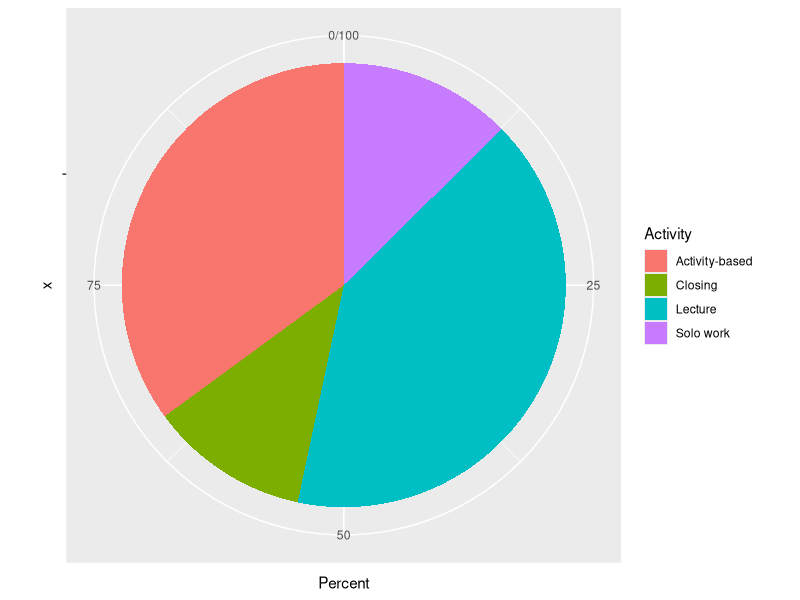
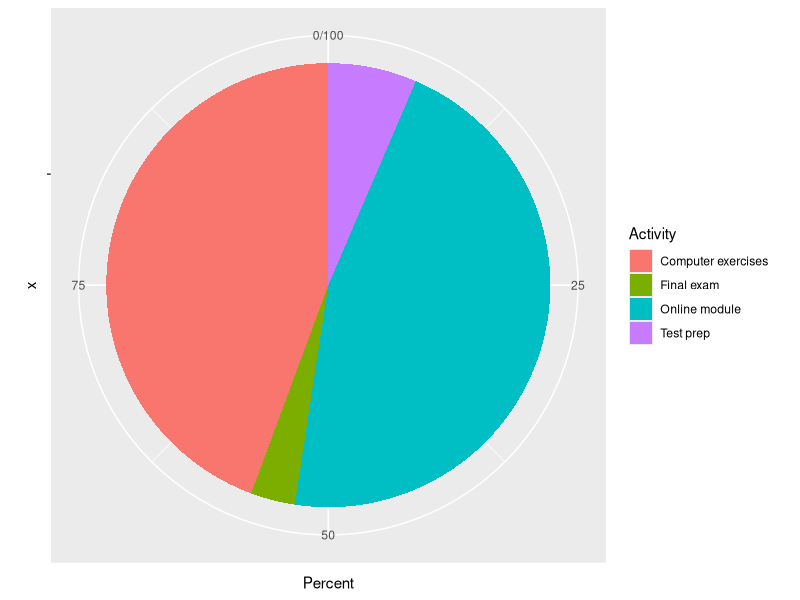
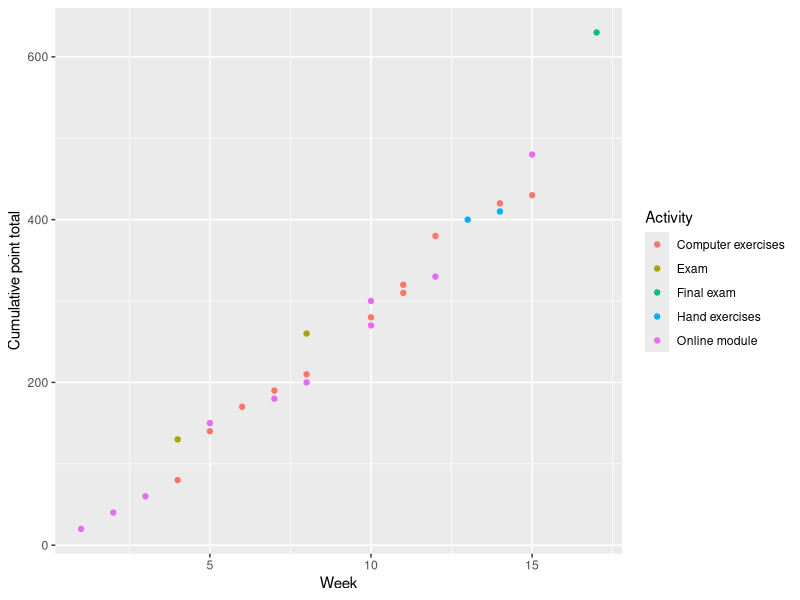

Generate these figures, in order, with R:
## ---- chunk 1
knitr::opts_chunk$set(cache=TRUE, autodep=TRUE, cache.comments=TRUE)
library(readxl)
library(scales)
library(tidyverse)
## ---- chunk 2
inclass_dat <- read_excel("../course_materials/Fall2019_inclass_schedule.xlsx")
## str(inclass_dat)

sum_dat <- inclass_dat %>%
  group_by(Activity) %>%
  summarise(Minutes = sum(Minutes), n = n())

sum_dat$Percent <- sum_dat$Minutes/sum(sum_dat$Minutes) * 100

sum_dat

bp <- ggplot(sum_dat, aes(x="", y=Percent, fill=Activity)) +
    geom_bar(width = 1, stat = "identity")
## bp

pie <- bp + coord_polar("y", start=0)
pie
## ---- chunk 3
outclass_dat <- read_excel("../course_materials/Fall2019_outside_class_schedule.xlsx")
## str(outclass_dat)

## drop 'None' category
outclass_dat <- outclass_dat[outclass_dat$Activity != "None",]
outclass_dat$Activity <- factor(outclass_dat$Activity)

sum_dat <- outclass_dat %>%
  group_by(Activity) %>%
  summarise(Minutes = sum(Minutes), n = n())

sum_dat$Percent <- sum_dat$Minutes/sum(sum_dat$Minutes) * 100

sum_dat

## sum(sum_dat$Percent)

bp <- ggplot(sum_dat, aes(x="", y=Percent, fill=Activity)) +
    geom_bar(width = 1, stat = "identity")

pie <- bp + coord_polar("y", start=0)
pie
## ---- chunk 4
## weekly expectation
sum_dat <- outclass_dat %>% group_by(Week) %>% summarise(Minutes = sum(Minutes), n = n())
cat(mean(sum_dat$Minutes)/60, "hours")
## ---- chunk 5
points_dat <- read_excel("../course_materials/Fall2019_points_time.xlsx")
## str(outclass_dat)

## scatterplot
sp <- ggplot(points_dat, aes(x=Week, y=cumsum(Points), color=Activity)) + geom_point() + labs(y="Cumulative point total")
sp

